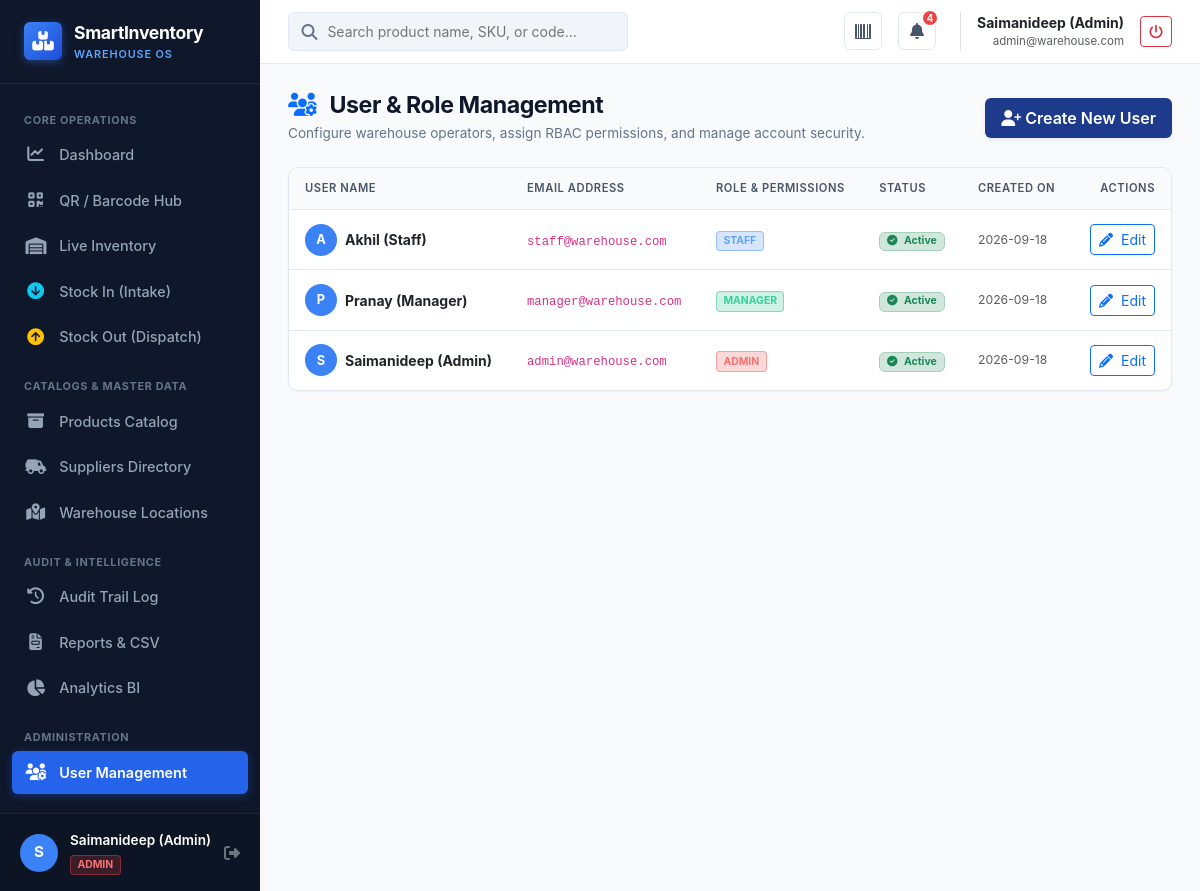
The app's page /users (signed in) with its own data.
### app/models.py (models this page shows, shortened)
class User(UserMixin, db.Model):
    __tablename__ = 'users'
    id = db.Column(db.Integer, primary_key=True)
    name = db.Column(db.String(100), nullable=False)
    email = db.Column(db.String(120), unique=True, nullable=False, index=True)
    password_hash = db.Column(db.String(255), nullable=False)
    role = db.Column(
        db.String(20),
        nullable=False,
        default='STAFF'
    )  # ADMIN, STAFF, MANAGER
    is_active_user = db.Column(db.Boolean, default=True, nullable=False)
    created_at = db.Column(
        db.DateTime,
        default=lambda: datetime.now(timezone.utc),
        nullable=False
    )
    qr_code = db.Column(db.String(255), unique=True)
    transactions = db.relationship(
        'InventoryTransaction',
        backref='performer',
        lazy='dynamic'
    )
    @property
    def is_admin(self):
        return self.role == 'ADMIN'
    @property
    def is_active(self):
        return self.is_active_user

### app/routes/users.py (the view)
@users_bp.route('/users')
@role_required('ADMIN')
def index():
    users = User.query.order_by(User.name.asc()).all()
    return render_template('users/list.html', users=users)

### app/routes/auth.py (called while the page is built)
def role_required(*allowed_roles):
    def decorator(f):
        @wraps(f)
        @login_required
        def decorated_function(*args, **kwargs):
            if current_user.role not in allowed_roles:
                abort(403)
            return f(*args, **kwargs)
        return decorated_function
    return decorator

### app/templates/users/list.html (shortened to what this page needs)
{% extends 'base.html' %}
{% block content %}
<div class="page-header">
    <div>
        <h1 class="page-title"><i class="fas fa-users-gear text-primary me-2"></i> User & Role Management</h1>
        <div class="page-subtitle">Configure warehouse operators, assign RBAC permissions, and manage account security.</div>
    </div>
    <div>
        <a href="{{ url_for('users.create') }}" class="btn btn-primary-wh d-flex align-items-center gap-1 shadow-sm">
            <i class="fas fa-user-plus"></i> <span>Create New User</span>
        </a>
    </div>
</div>
<div class="content-card mb-0">
    <div class="table-responsive">
        <table class="warehouse-table">
            <thead>
                <tr>
                    <th>User Name</th>
                    <th>Email Address</th>
                    <th>Role & Permissions</th>
                    <th>Status</th>
                    <th>Created On</th>
                    <th class="text-end">Actions</th>
                </tr>
            </thead>
            <tbody>
                {% for u in users %}
                    <tr>
                        <td>
                            <div class="d-flex align-items-center gap-2">
                                <div class="user-avatar" style="width: 32px; height: 32px; font-size: 0.8rem;">
                                    {{ u.name[0] | upper }}
                                </div>
                                <div class="fw-bold text-dark">{{ u.name }}</div>
                            </div>
                        </td>
                        <td><code>{{ u.email }}</code></td>
                        <td>
                            <span class="user-role-badge role-{{ u.role.lower() }}">
                                {{ u.role }}
                            </span>
                        </td>
                        <td>
                            {% if u.is_active_user %}
                                <span class="badge bg-success-subtle text-success border border-success-subtle"><i class="fas fa-circle-check me-1"></i> Active</span>
                            {% else %}
                                <span class="badge bg-danger-subtle text-danger border border-danger-subtle"><i class="fas fa-circle-xmark me-1"></i> Deactivated</span>
                            {% endif %}
                        </td>
                        <td class="text-muted small">{{ u.created_at.strftime('%Y-%m-%d') }}</td>
                        <td class="text-end">
                            <a href="{{ url_for('users.edit', id=u.id) }}" class="btn btn-outline-primary btn-sm">
                                <i class="fas fa-pencil me-1"></i> Edit
                            </a>
                        </td>
                    </tr>
                {% endfor %}
            </tbody>
        </table>
    </div>
</div>
{% endblock %}

### app/templates/base.html (shortened to what this page needs)
<!DOCTYPE html>
<html lang="en">
<head>
    <link href="https://cdn.jsdelivr.net/npm/bootstrap@5.3.3/dist/css/bootstrap.min.css" rel="stylesheet">
    <link href="https://cdnjs.cloudflare.com/ajax/libs/font-awesome/6.5.1/css/all.min.css" rel="stylesheet">
    <link href="{{ url_for('static', filename='css/styles.css') }}" rel="stylesheet">
</head>
<body>
    <div class="app-wrapper">
        <aside class="app-sidebar no-print">
            <div class="sidebar-header">
                <div class="sidebar-logo-icon">
                    <i class="fas fa-boxes-stacked"></i>
                </div>
                <div>
                    <div class="sidebar-brand-text">SmartInventory</div>
                    <div class="sidebar-subbrand">Warehouse OS</div>
                </div>
            </div>
            <ul class="sidebar-menu">
                <div class="sidebar-section-title">Core Operations</div>
                <li>
                    <a href="{{ url_for('dashboard.index') }}" class="sidebar-link {% if request.endpoint == 'dashboard.index' %}active{% endif %}">
                        <i class="fas fa-chart-line"></i>
                        <span>Dashboard</span>
                    </a>
                </li>
                <li>
                    <a href="{{ url_for('scanner.index') }}" class="sidebar-link {% if request.endpoint == 'scanner.index' %}active{% endif %}">
                        <i class="fas fa-qrcode"></i>
                        <span>QR / Barcode Hub</span>
                    </a>
                </li>
                <li>
                    <a href="{{ url_for('inventory.index') }}" class="sidebar-link {% if request.endpoint == 'inventory.index' %}active{% endif %}">
                        <i class="fas fa-warehouse"></i>
                        <span>Live Inventory</span>
                    </a>
                </li>
                {% if current_user.is_admin or current_user.is_staff %}
                <li>
                    <a href="{{ url_for('inventory.stock_in') }}" class="sidebar-link {% if request.endpoint == 'inventory.stock_in' %}active{% endif %}">
                        <i class="fas fa-arrow-circle-down text-info"></i>
                        <span>Stock In (Intake)</span>
                    </a>
                </li>
                <li>
                    <a href="{{ url_for('inventory.stock_out') }}" class="sidebar-link {% if request.endpoint == 'inventory.stock_out' %}active{% endif %}">
                        <i class="fas fa-arrow-circle-up text-warning"></i>
                        <span>Stock Out (Dispatch)</span>
                    </a>
                </li>
                {% endif %}
                <div class="sidebar-section-title mt-2">Catalogs & Master Data</div>
                <li>
                    <a href="{{ url_for('products.index') }}" class="sidebar-link {% if request.blueprint == 'products' %}active{% endif %}">
                        <i class="fas fa-box-archive"></i>
                        <span>Products Catalog</span>
                    </a>
                </li>
                <li>
                    <a href="{{ url_for('suppliers.index') }}" class="sidebar-link {% if request.blueprint == 'suppliers' %}active{% endif %}">
                        <i class="fas fa-truck-field"></i>
                        <span>Suppliers Directory</span>
                    </a>
                </li>
                <li>
                    <a href="{{ url_for('locations.index') }}" class="sidebar-link {% if request.blueprint == 'locations' %}active{% endif %}">
                        <i class="fas fa-map-location-dot"></i>
                        <span>Warehouse Locations</span>
                    </a>
                </li>
                <div class="sidebar-section-title mt-2">Audit & Intelligence</div>
                <li>
                    <a href="{{ url_for('transactions.index') }}" class="sidebar-link {% if request.endpoint == 'transactions.index' %}active{% endif %}">
                        <i class="fas fa-clock-rotate-left"></i>
                        <span>Audit Trail Log</span>
                    </a>
                </li>
                <li>
                    <a href="{{ url_for('reports.index') }}" class="sidebar-link {% if request.blueprint == 'reports' %}active{% endif %}">
                        <i class="fas fa-file-invoice"></i>
                        <span>Reports & CSV</span>
                    </a>
                </li>
                <li>
                    <a href="{{ url_for('analytics.index') }}" class="sidebar-link {% if request.blueprint == 'analytics' %}active{% endif %}">
                        <i class="fas fa-chart-pie"></i>
                        <span>Analytics BI</span>
                    </a>
                </li>
                {% if current_user.is_admin %}
                <div class="sidebar-section-title mt-2">Administration</div>
                <li>
                    <a href="{{ url_for('users.index') }}" class="sidebar-link {% if request.blueprint == 'users' %}active{% endif %}">
                        <i class="fas fa-users-gear"></i>
                        <span>User Management</span>
                    </a>
                </li>
                {% endif %}
            </ul>
            <div class="sidebar-footer">
                <div class="user-avatar">
                    {{ current_user.name[0] | upper if current_user.is_authenticated else '?' }}
                </div>
                <div class="user-info">
                    <div class="user-name">{{ current_user.name if current_user.is_authenticated else 'Guest' }}</div>
                    {% if current_user.is_authenticated %}
                        <span class="user-role-badge role-{{ current_user.role.lower() }}">{{ current_user.role }}</span>
                    {% endif %}
                </div>
                <a href="{{ url_for('auth.logout') }}" class="text-secondary hover-white ms-auto" title="Log Out">
                    <i class="fas fa-sign-out-alt"></i>
                </a>
            </div>
        </aside>
        <main class="app-main">
            <header class="app-navbar no-print">
                <div class="d-flex align-items-center gap-3">
                    <div class="navbar-search d-none d-md-block">
                        <i class="fas fa-search"></i>
                        <input type="text" id="global-search-input" placeholder="Search product name, SKU, or code...">
                    </div>
                </div>
                <div class="navbar-actions">
                    <a href="{{ url_for('scanner.index') }}" class="nav-icon-btn" title="Open QR & Barcode Scanner">
                        <i class="fas fa-barcode"></i>
                    </a>
                    <button class="nav-icon-btn" id="notification-toggle-btn" title="Low Stock Alerts">
                        <i class="fas fa-bell"></i>
                        {% if low_stock_badge_count > 0 %}
                            <span class="nav-badge">{{ low_stock_badge_count }}</span>
                        {% endif %}
                    </button>
                    <div class="d-flex align-items-center gap-2 border-start ps-3 ms-2">
                        <div class="small text-end d-none d-sm-block">
                            <div class="fw-bold text-dark">{{ current_user.name }}</div>
                            <div class="text-muted" style="font-size: 0.72rem;">{{ current_user.email }}</div>
                        </div>
                        <a href="{{ url_for('auth.logout') }}" class="btn btn-outline-danger btn-sm ms-2" title="Sign Out">
                            <i class="fas fa-power-off"></i>
                        </a>
                    </div>
                </div>
            </header>
            <div class="page-container">
                {% block content %}{% endblock %}
            </div>
        </main>
    </div>
</body>
</html>

### records on screen
User: is_active_user+name "S", is_active_user+name "Saimanideep (Admin)", role "ADMIN", name "Saimanideep (Admin)", email "admin@warehouse.com", name "S", shows "Active", created_at "2026-09-18"
User: name "A", name "Akhil (Staff)", email "staff@warehouse.com", role "STAFF", is_active_user True (drawn), created_at "2026-09-18"
User: name "P", name "Pranay (Manager)", email "manager@warehouse.com", role "MANAGER", is_active_user True (drawn), created_at "2026-09-18"

### other values on screen
{{ low_stock_badge_count }} "4"
